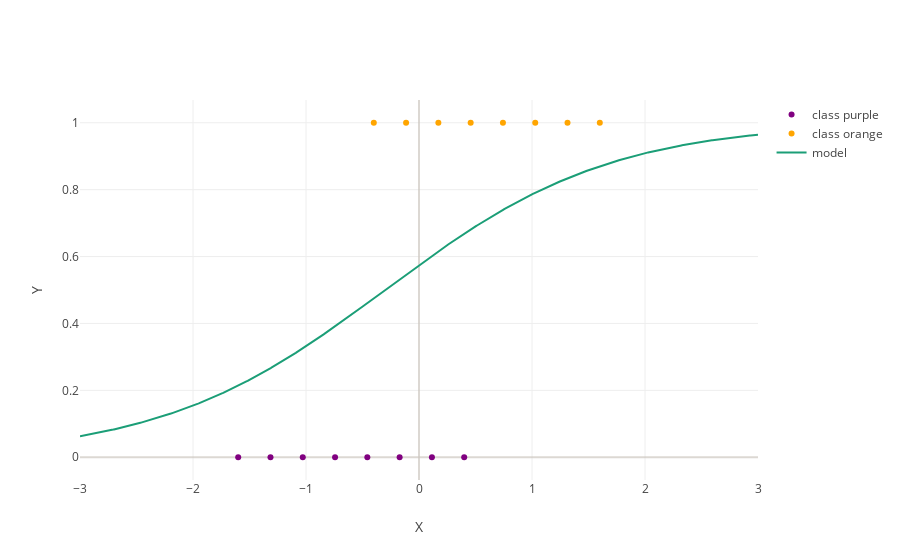

Notebook code cell kept with this figure:
### Code cell
figure_1 = data.generate_plot()
figure_1

### Figure 1 — Plotly figure (JSON) as saved in the notebook; plotly's stock layout.template omitted (floating-point values rounded to 4 significant figures; data arrays with more than 128 entries replaced by an {"elided": "..."} marker saying what was removed)
{"data": [{"marker": {"color": "purple"}, "mode": "markers", "name": "class purple", "type": "scatter", "x": [-1.6, -1.314, -1.029, -0.7429, -0.4571, -0.1714, 0.1143, 0.4], "y": [0, 0, 0, 0, 0, 0, 0, 0]}, {"marker": {"color": "orange"}, "mode": "markers", "name": "class orange", "type": "scatter", "x": [-0.4, -0.1143, 0.1714, 0.4571, 0.7429, 1.029, 1.314, 1.6], "y": [1, 1, 1, 1, 1, 1, 1, 1]}, {"line": {"color": "rgb(27,158,119)"}, "mode": "lines", "name": "model", "type": "scatter", "x": {"elided": "1000 float values"}, "y": {"elided": "1000 float values"}}], "layout": {"xaxis": {"title": {"text": "X"}, "zeroline": true, "zerolinecolor": "rgba(205, 200, 193, 0.7)", "zerolinewidth": 2}, "yaxis": {"title": {"text": "Y"}, "zeroline": true, "zerolinecolor": "rgba(205, 200, 193, 0.7)", "zerolinewidth": 2}}}
